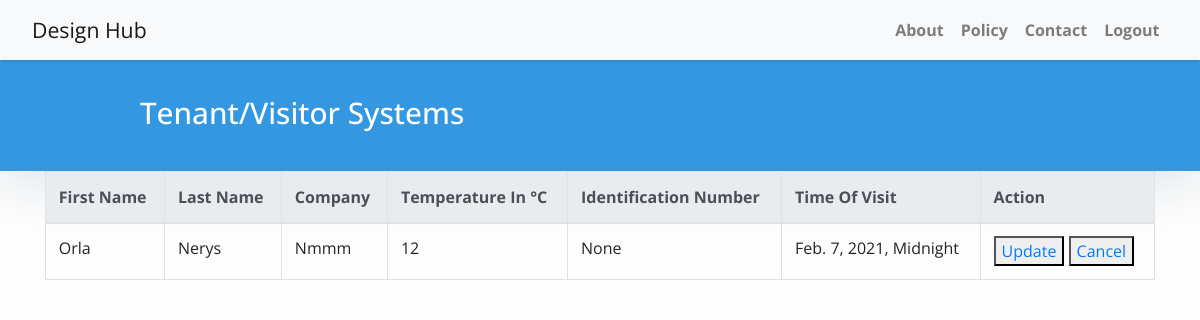
/visitors/2 (signed in), run on the app's committed database.
### systems/models.py (models this page shows, shortened)
class Tenant(models.Model):
    id=models.IntegerField(primary_key=True)
    first_name=models.CharField(max_length=20)
    last_name=models.CharField(max_length=20)
    company=models.CharField(max_length=20)
    temperature=models.IntegerField()
    date=models.DateTimeField(auto_now_add=True)
    id_no= models.CharField(blank=True,max_length=20,null=True)
    class Meta:
        ordering=['-date']

### systems/views.py (the view)
# urls.py: path('visitors/<int:pk>' ,views.visitor_details, name='visitor_details'),
@login_required
def visitor_details(request,pk):
   tenant=Tenant.objects.get(pk=pk)
   context={
       'tenant':tenant
   }
   return(render( request, 'visitor_details.html',context))

### systems/templates/visitor_details.html (shortened to what this page needs)
{% extends "base.html" %}
{% block content %}
<header class="masthead">
    <div class="container">
        <div class="row">
            <div class=" col-md-8 col-md-10 mx-auto">
                <div class="site-heading">
                    <h3 class=" site-heading my-4 mt-3 text-white"> Tenant/Visitor Systems</h3>
                </div>
            </div>
        </div>
    </div>
</header>
<div class="container">
    <table class="table table-bordered">
        <thead class="thead-light">
            <tr>
                <th scope="col">First Name</th>
                <th scope="col">Last Name</th>
                <th scope="col">Company</th>
                <th scope="col">Temperature in &deg;C</th>
                <th scope="col">Identification number</th>
                <th scope="col">Time of Visit</th>
                <th scope="col">Action</th>
            </tr>
        </thead>
        <tbody >
            <tr >
                <td>{{tenant.first_name}} </td>
                <td>{{tenant.last_name}}</td>
                <td>{{tenant.company}} </td>
                <td>{{tenant.temperature}}</td>
                <td>{{tenant.id_no}} </td>
                <td>{{tenant.date}} </td>
                <td>
                    <button><a href="{%url 'update_visitor' tenant.pk%}" style="cursor:pointer;"> Update </a> </button>
                    <button><a href="{%url 'get_visitors'%}" style="cursor:pointer;"> Cancel</a></button></td>
            </tr>
        </tbody>
    </table>
</div>
{%endblock%}

### systems/templates/base.html (style rules this page uses)
body,html { font-family: 'Open Sans', sans-serif; font-size: 17px; background-color: #fdfdfd; font-weight:'bold' }
.masthead { background: #3398E1; height: auto; padding-bottom: 15px; box-shadow: 0 16px 48px #E3E7EB; padding-top: 10px; }

### systems/templates/visitor_details.html (style rules this page uses)
body { font-family: 'Open Sans', sans-serif; font-size: 16px; background-color: #fdfdfd; text-transform: capitalize; }

### data on the page
Tenant: first_name "Orla", last_name "Nerys", company "Nmmm", temperature "12", id_no "None", date "Feb. 7, 2021, Midnight"
